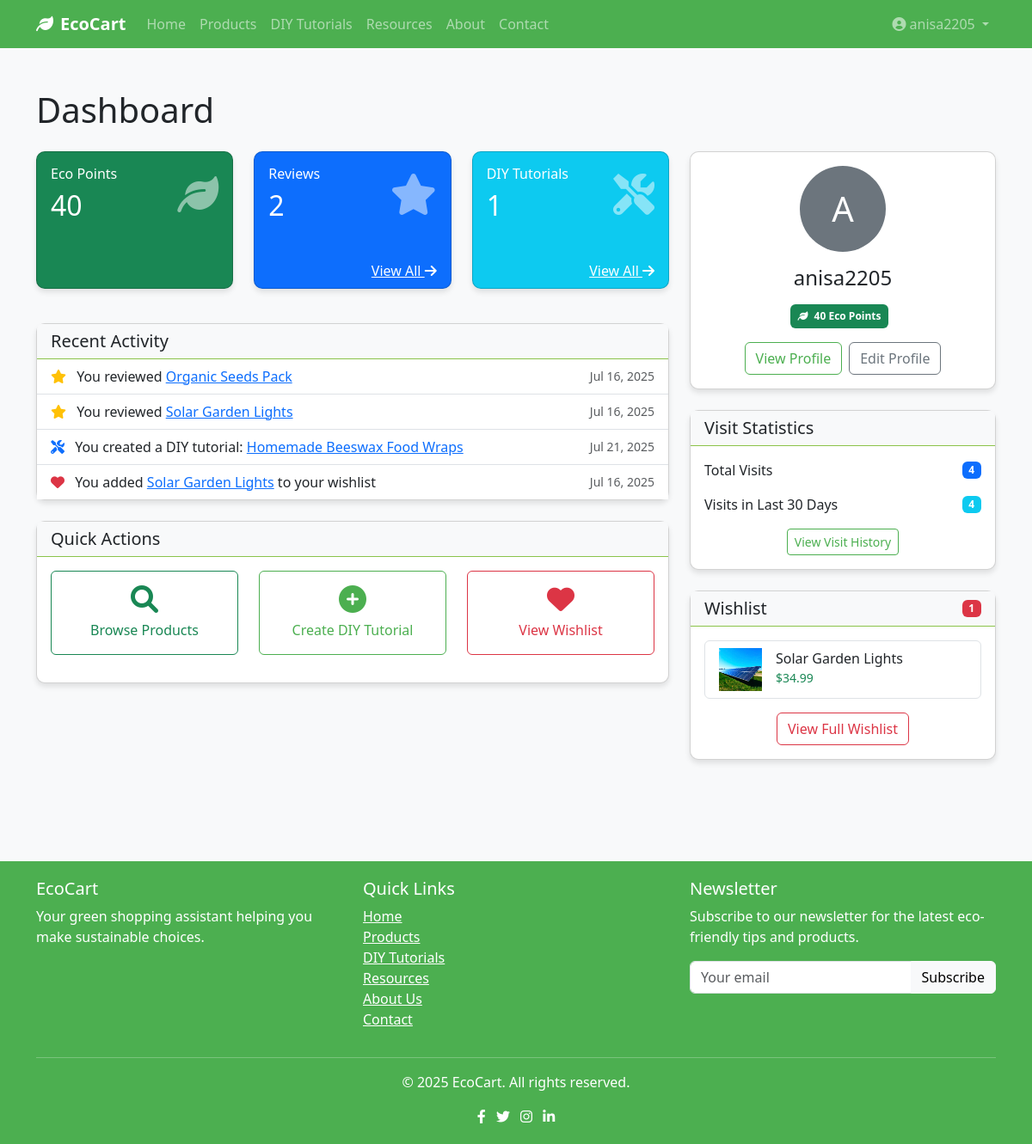
/dashboard/ (signed in), run on an earlier commit of the app's database.
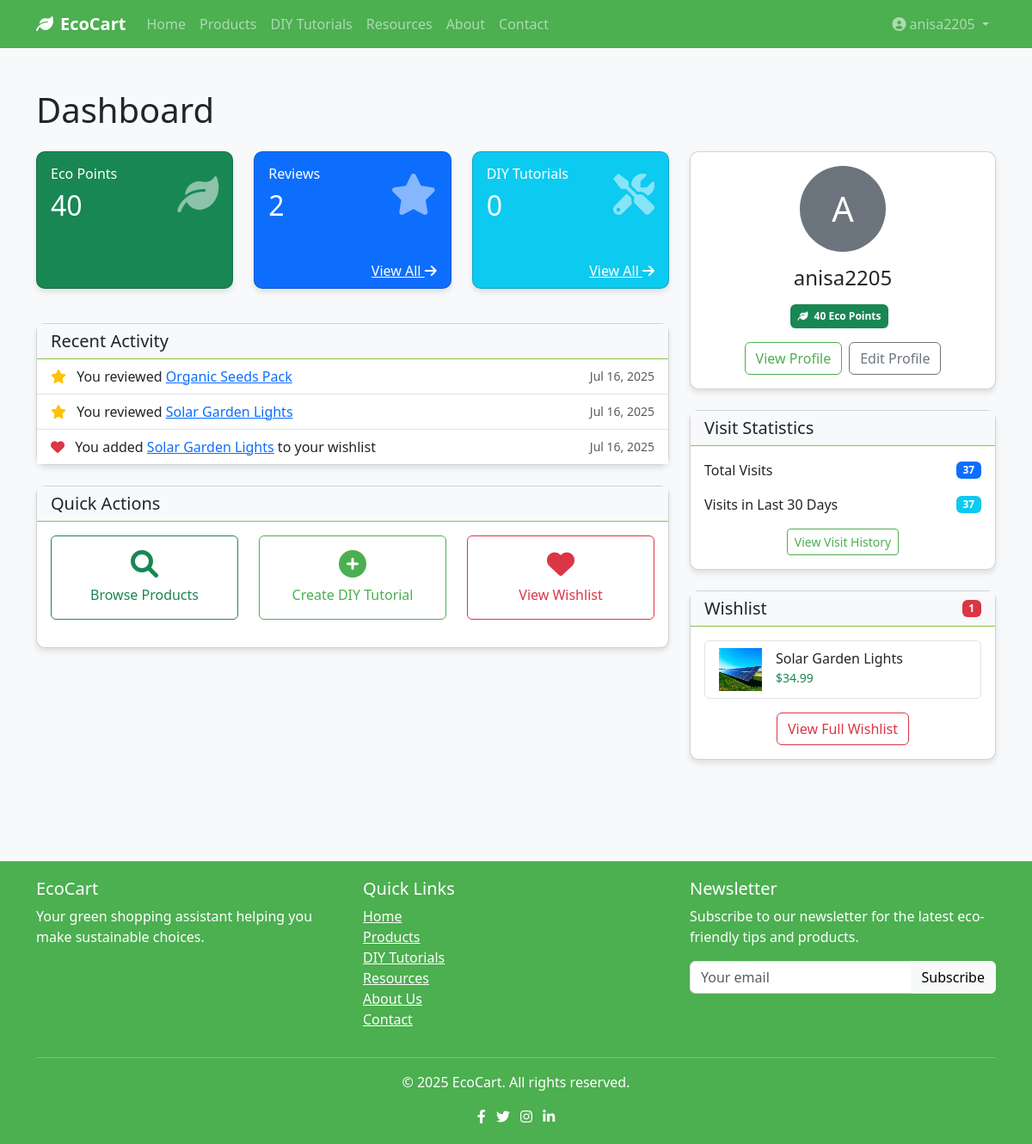
And on a later commit of the database.
### greenapp/models.py (models this page shows, shortened)
class Review(models.Model):
    product = models.ForeignKey(Product, on_delete=models.CASCADE, related_name='reviews')
    user = models.ForeignKey(User, on_delete=models.CASCADE, related_name='reviews')
    rating = models.IntegerField(validators=[MinValueValidator(1), MaxValueValidator(5)])
    comment = models.TextField()
    created = models.DateTimeField(auto_now_add=True)
    class Meta:
        ordering = ['-created']
        constraints = [
            models.UniqueConstraint(fields=['user', 'product'], name='unique_review')
        ]

class Product(models.Model):
    name = models.CharField(max_length=200)
    slug = models.SlugField(max_length=200, unique=True)
    category = models.ForeignKey(Category, on_delete=models.CASCADE, related_name='products')
    description = models.TextField()
    price = models.DecimalField(max_digits=10, decimal_places=2)
    image = models.ImageField(upload_to='products/%Y/%m/%d', blank=True)
    is_compostable = models.BooleanField(default=False)
    is_reusable = models.BooleanField(default=False)
    is_recyclable = models.BooleanField(default=False)
    is_biodegradable = models.BooleanField(default=False)
    is_organic = models.BooleanField(default=False)
    is_energy_efficient = models.BooleanField(default=False)
    created = models.DateTimeField(auto_now_add=True)
    updated = models.DateTimeField(auto_now=True)
    class Meta:
        ordering = ['-created']
        indexes = [
            models.Index(fields=['name']),
            models.Index(fields=['slug']),
            models.Index(fields=['-created']),
        ]

class DIY(models.Model):
    title = models.CharField(max_length=200)
    slug = models.SlugField(max_length=200, unique=True, blank=True)
    author = models.ForeignKey(User, on_delete=models.CASCADE, related_name='diy_tutorials')
    category = models.ForeignKey(Category, on_delete=models.SET_NULL, null=True, related_name='diy_tutorials')
    description = models.TextField()
    materials = models.TextField(help_text="List the materials needed for this DIY project")
    instructions = models.TextField(help_text="Step-by-step instructions for the DIY project")
    image = models.ImageField(upload_to='diy/%Y/%m/%d', blank=True)
    document = models.FileField(upload_to='diy/documents/%Y/%m/%d', blank=True)
    difficulty = models.CharField(max_length=10, choices=[
        ('easy', 'Easy'),
        ('medium', 'Medium'),
        ('hard', 'Hard')
    ], default='medium')
    time_required = models.CharField(max_length=100, help_text="Estimated time to complete (e.g., '30 minutes', '2 hours')")
    created = models.DateTimeField(auto_now_add=True)
    updated = models.DateTimeField(auto_now=True)
    class Meta:
        verbose_name = 'DIY Tutorial'
        verbose_name_plural = 'DIY Tutorials'
        ordering = ['-created']

class WishlistItem(models.Model):
    user = models.ForeignKey(User, on_delete=models.CASCADE, related_name='wishlist')
    product = models.ForeignKey(Product, on_delete=models.CASCADE, related_name='in_wishlists')
    added = models.DateTimeField(auto_now_add=True)
    class Meta:
        ordering = ['-added']
        constraints = [
            models.UniqueConstraint(fields=['user', 'product'], name='unique_wishlist_item')
        ]

### greenapp/views.py (the view)
# urls.py: path('dashboard/', views.UserDashboardView.as_view(), name='dashboard'),
class UserDashboardView(LoginRequiredMixin, TemplateView):
    template_name = 'greenapp/dashboard.html'
    def get_context_data(self, **kwargs):
        context = super().get_context_data(**kwargs)
        user = self.request.user
        context['review_count'] = Review.objects.filter(user=user).count()
        context['diy_count'] = DIY.objects.filter(author=user).count()
        context['wishlist_count'] = WishlistItem.objects.filter(user=user).count()
        context['recent_reviews'] = Review.objects.filter(user=user).order_by('-created')[:3]
        context['recent_diy'] = DIY.objects.filter(author=user).order_by('-created')[:3]
        context['recent_wishlist'] = WishlistItem.objects.filter(user=user).order_by('-added')[:3]
        one_month_ago = timezone.now() - timedelta(days=30)
        context['visit_count'] = VisitLog.objects.filter(user=user).count()
        context['recent_visits'] = VisitLog.objects.filter(
            user=user,
            timestamp__gte=one_month_ago
        ).count()
        return context

### greenapp/context_processors.py (called while the page is built)
def media_url(request):
    return {'MEDIA_URL': settings.MEDIA_URL}

### templates/greenapp/dashboard.html (shortened to what the changed rows need)
{% extends 'greenapp/base.html' %}
{% block content %}
<div class="container py-5">
    <h1 class="mb-4">Dashboard</h1>
    <div class="row">
        <div class="col-md-8">
            <div class="row mb-4">
                <div class="col-md-4 mb-3">
                    <div class="card h-100 bg-success text-white">
                        <div class="card-body">
                            <div class="d-flex justify-content-between align-items-center">
                                <div>
                                    <h2 class="mb-0">{{ user.profile.eco_points }}</h2>
                                </div>
                            </div>
                        </div>
                    </div>
                </div>
                <div class="col-md-4 mb-3">
                    <div class="card h-100 bg-primary text-white">
                        <div class="card-body">
                            <div class="d-flex justify-content-between align-items-center">
                                <div>
                                    <h2 class="mb-0">{{ review_count }}</h2>
                                </div>
                            </div>
                        </div>
                    </div>
                </div>
                <div class="col-md-4 mb-3">
                    <div class="card h-100 bg-info text-white">
                        <div class="card-body">
                            <div class="d-flex justify-content-between align-items-center">
                                <div>
                                    <h6 class="card-title">DIY Tutorials</h6>
                                    <h2 class="mb-0">{{ diy_count }}</h2>
                                </div>
                            </div>
                        </div>
                    </div>
                </div>
            </div>
            <div class="card mb-4">
                <div class="card-body p-0">
                    <div class="list-group list-group-flush">
                        {% if recent_reviews %}
                        {% for review in recent_reviews %}
                        <div class="list-group-item">
                            <div class="d-flex justify-content-between align-items-center">
                                <div>
                                    <i class="fas fa-star text-warning me-2"></i>
                                    You reviewed <a href="{% url 'product_detail' review.product.slug %}">{{ review.product.name }}</a>
                                </div>
                                <small class="text-muted">{{ review.created|date:"M d, Y" }}</small>
                            </div>
                        </div>
                        {% endfor %}
                        {% endif %}
                        {% if recent_diy %}
                        {% for diy in recent_diy %}
                        <div class="list-group-item">
                            <div class="d-flex justify-content-between align-items-center">
                                <div>
                                    <i class="fas fa-tools text-primary me-2"></i>
                                    You created a DIY tutorial: <a href="{% url 'diy_detail' diy.slug %}">{{ diy.title }}</a>
                                </div>
                                <small class="text-muted">{{ diy.created|date:"M d, Y" }}</small>
                            </div>
                        </div>
                        {% endfor %}
                        {% endif %}
                        {% if recent_wishlist %}
                        {% for item in recent_wishlist %}
                        <div class="list-group-item">
                            <div class="d-flex justify-content-between align-items-center">
                                <div>
                                    <i class="fas fa-heart text-danger me-2"></i>
                                    You added <a href="{% url 'product_detail' item.product.slug %}">{{ item.product.name }}</a> to your wishlist
                                </div>
                                <small class="text-muted">{{ item.added|date:"M d, Y" }}</small>
                            </div>
                        </div>
                        {% endfor %}
                        {% endif %}
                    </div>
                </div>
            </div>
        </div>
        <div class="col-md-4">
            <div class="card mb-4">
                <div class="card-body">
                    <div class="d-flex justify-content-between align-items-center mb-3">
                        <div>Total Visits</div>
                        <div class="badge bg-primary">{{ visit_count }}</div>
                    </div>
                    <div class="d-flex justify-content-between align-items-center">
                        <div>Visits in Last 30 Days</div>
                        <div class="badge bg-info">{{ recent_visits }}</div>
                    </div>
                </div>
            </div>
            <div class="card">
                <div class="card-body">
                    {% if recent_wishlist %}
                    <div class="list-group">
                        {% for item in recent_wishlist %}
                        <a href="{% url 'product_detail' item.product.slug %}" class="list-group-item list-group-item-action">
                            <div class="d-flex align-items-center">
                                {% if item.product.image %}
                                <img src="{{ item.product.image.url }}" class="me-3" width="50" height="50" alt="{{ item.product.name }}">
                                {% else %}
                                <div class="bg-light d-flex align-items-center justify-content-center me-3" style="width: 50px; height: 50px;">
                                    <i class="fas fa-image text-muted"></i>
                                </div>
                                {% endif %}
                                <div>
                                    <h6 class="mb-0">{{ item.product.name }}</h6>
                                    <small class="text-success">${{ item.product.price }}</small>
                                </div>
                            </div>
                        </a>
                        {% endfor %}
                    </div>
                    {% else %}
                    <p class="text-center mb-3">Your wishlist is empty.</p>
                    {% endif %}
                </div>
            </div>
        </div>
    </div>
</div>
{% endblock %}

What changed in the data, as far as the page shows it:
removed DIY: title "Homemade Beeswax Food Wraps", created "Jul 21, 2025"
Also different on the page:
{{ diy_count }}: "1" → "0"
{{ visit_count }}: "4" → "37"
{{ recent_visits }}: "4" → "37"
